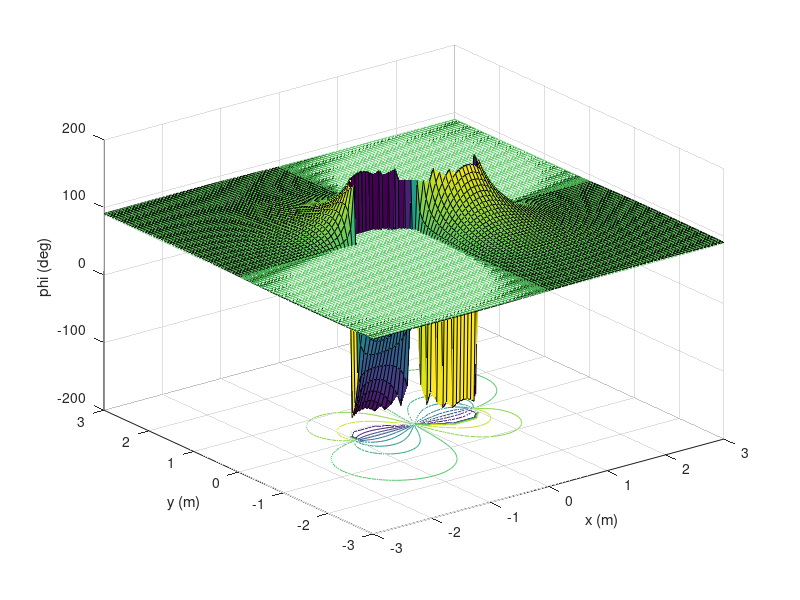
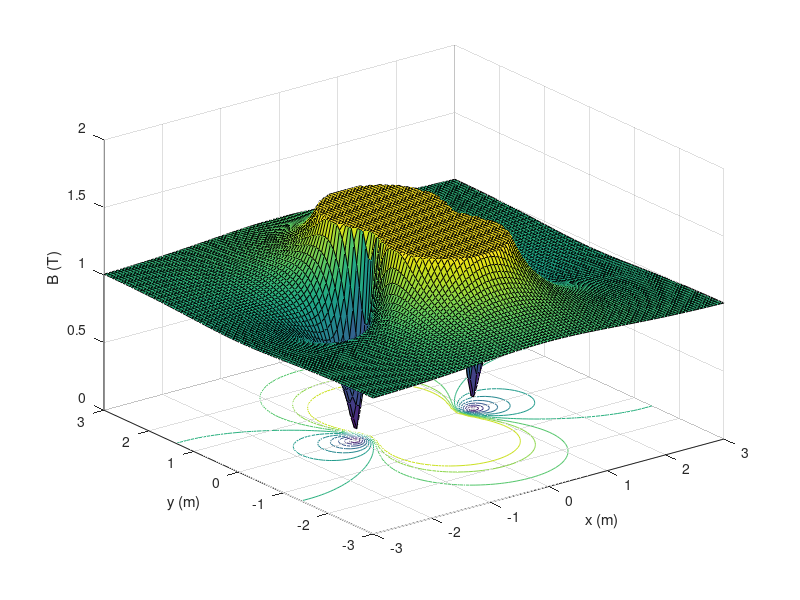

Recreate these plots in MATLAB, in order.
clear all; close all ; clc;

N = 100;
x = linspace(-3,3,N);
y = x;
[X,Y] = meshgrid(x,y);
F1 = 0*X;
F2 = 0*X;

Be = 1;
THEe = pi/2;
Bex = Be*cos(THEe);
Bey = Be*sin(THEe);
A = 1;

for i = 1:N
    for j = 1:N
        R = sqrt(X(i,j)*X(i,j) +  Y(i,j)*Y(i,j));
        THE = atan2(X(i,j),Y(i,j));
        
        Bx = Bex + A*3*cos(THE)*sin(THE) / (R^3);
        By = Bey + A*(3*cos(THE)*cos(THE) - 1) / (R^3);
        
        F1(i,j) = atan2(By,Bx)*180/pi;
        F2(i,j) = sqrt(Bx^2 + By^2);
        if F2(i,j) > 1.5
            F2(i,j) = 1.5;
        end
    end
end

Plate = 0*F1;
Plate = Plate + THEe*180/pi;

figure(1);
surfc(X,Y,F1);
xlabel('x (m)') ; ylabel('y (m)') ; zlabel('phi (deg)');
hold on;
mesh(X,Y,Plate);

figure(2);
surfc(X,Y,F2);
xlabel('x (m)') ; ylabel('y (m)') ; zlabel('B (T)');
